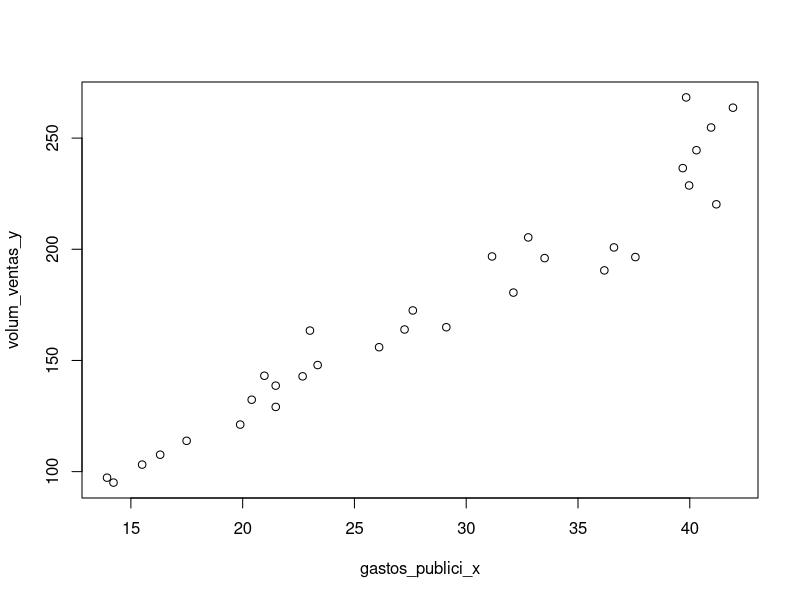
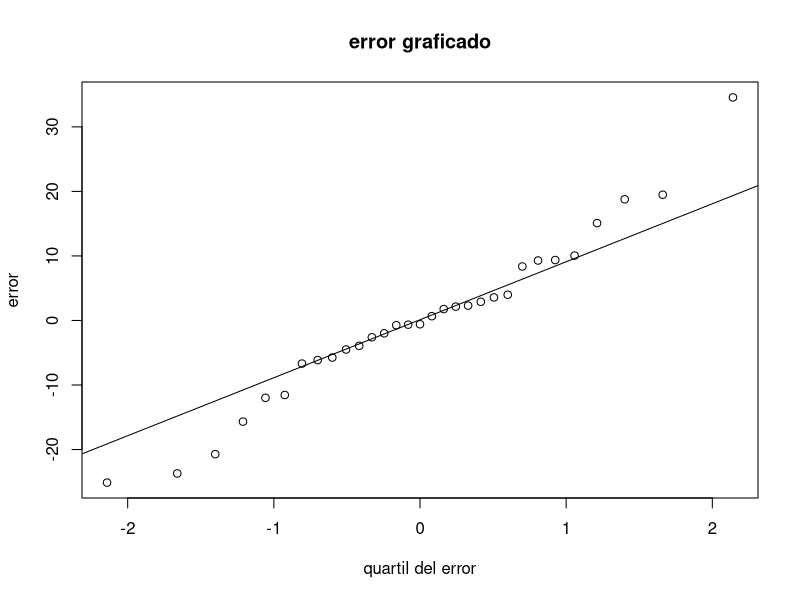
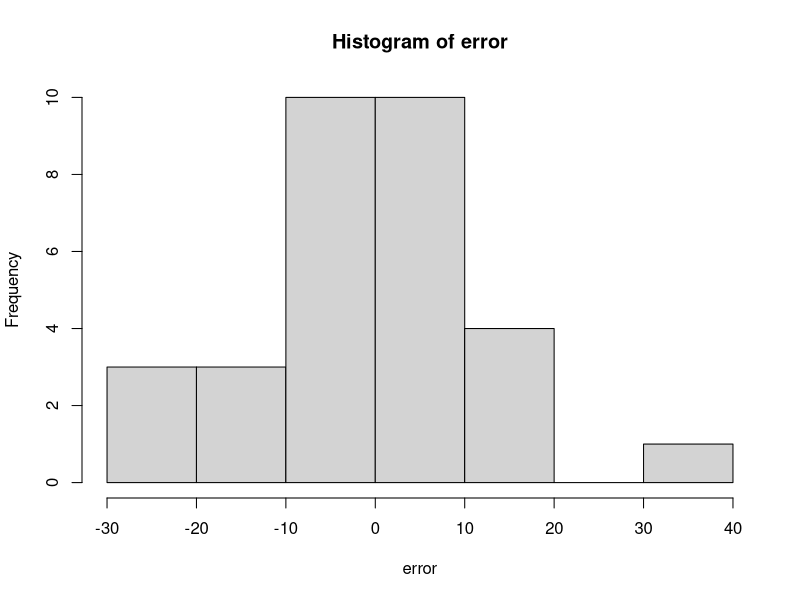
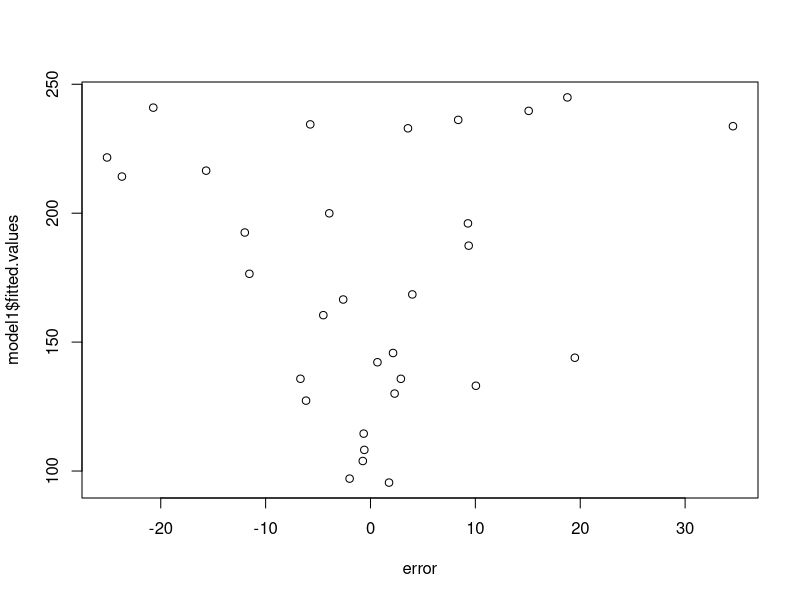
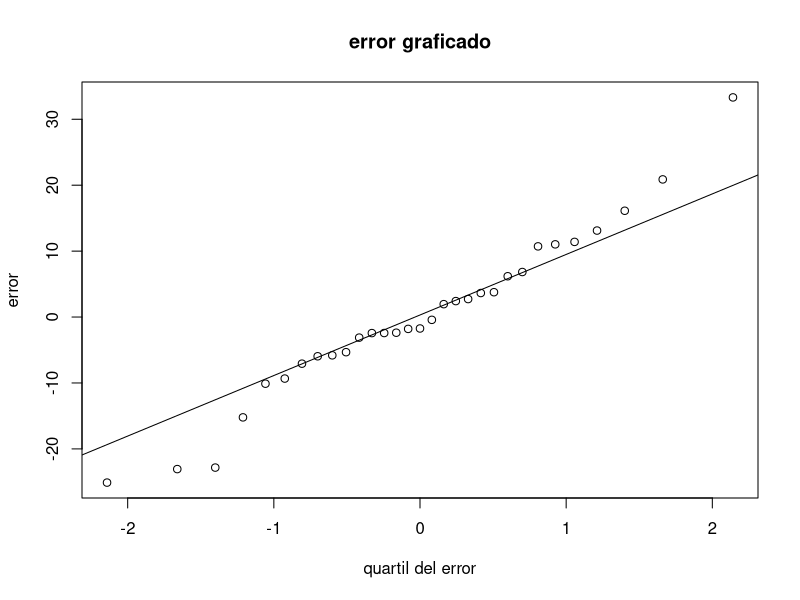
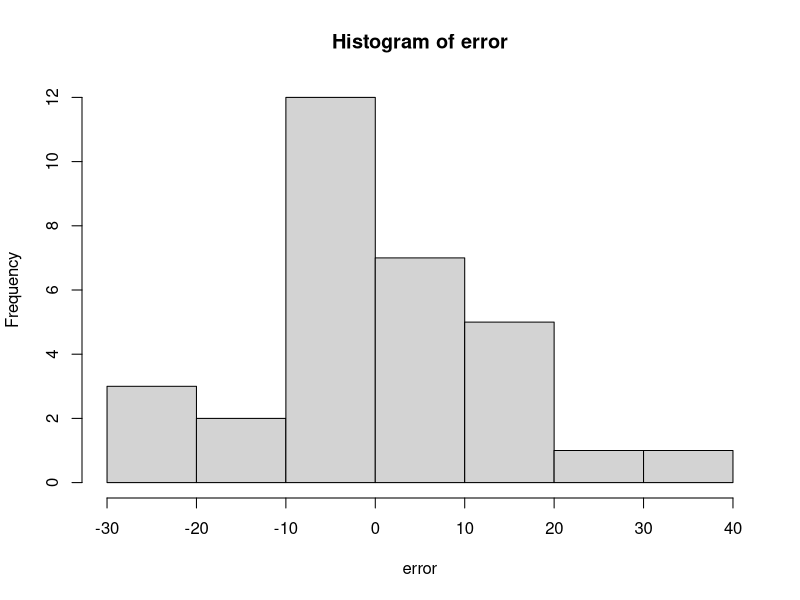
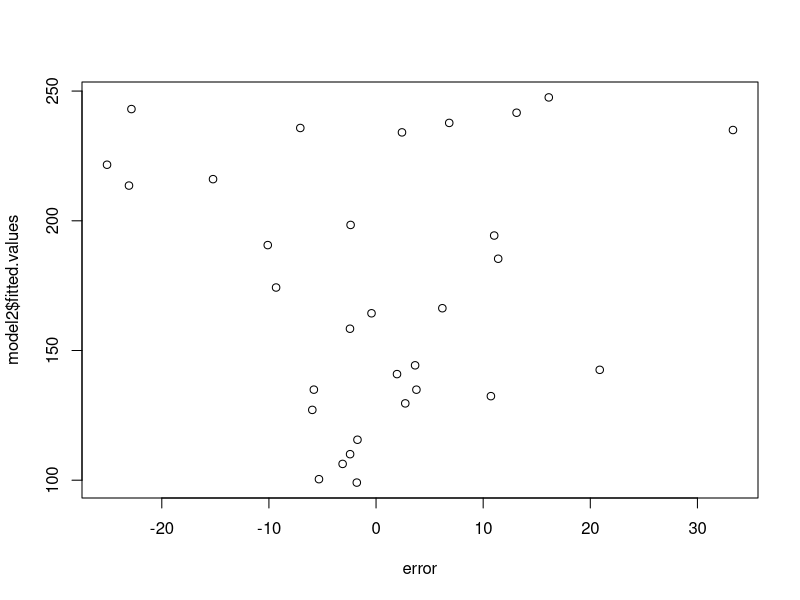
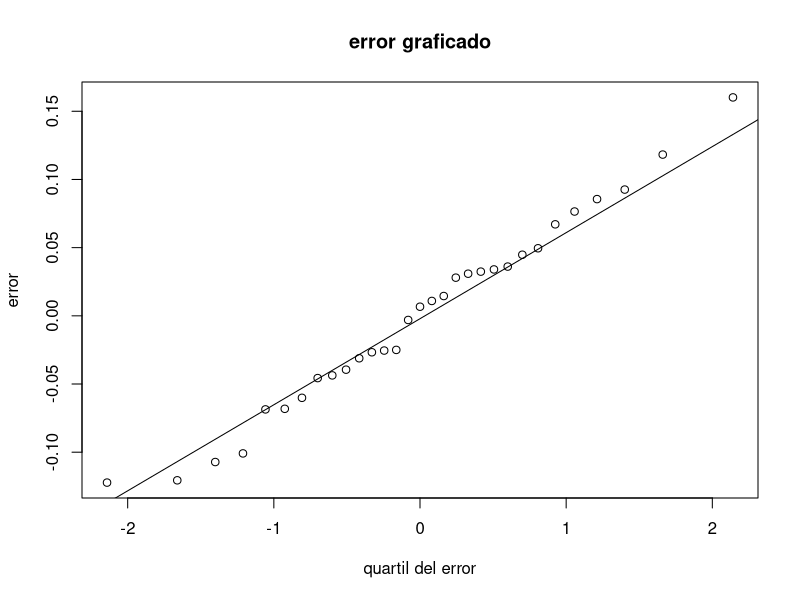

R code for these plots, in order:
## ---- chunk 1
media = 140
desviacion = 50
  
## ---- chunk 2
x = 200
z = (x-media)/desviacion
z
## ---- chunk 3
prob = 1- pnorm(z)
prob
## ---- chunk 4
x = 100
z = (x - media) / desviacion
prob = pnorm(z)
prob

## ---- chunk 5
x1 = 100
x2 = 200
z1 = (x1 - media) / desviacion
z2 = (x2 - media) / desviacion
z1
z2
prob1 = pnorm(z1)
prob1
prob2 = pnorm(z2)
prob2
prob_total = prob1-prob2
prob_total
## ---- chunk 6
x1 = 200
x2 = 250
z1 = (x1 - media) / desviacion
z2 = (x2 - media) / desviacion
z1
z2
prob1 = pnorm(z1)
prob1
prob2 = pnorm(z2)
prob2
prob_total = prob1-prob2
prob_total
## ---- chunk 7

n = 10000 
x_critico = 200
n_200surcos = (1-pnorm(x_critico, media, desviacion))*n
round(n_200surcos)

## ---- chunk 8
nivel_tcdd_plasma = c(2.5,3.1,2.1,3.5,3.1,1.8,6.0,3,36,4.7,6.9,3.3,4.6,1.6,7.2,1.8,20,2,2.5,4.1)
nivel_tcdd_tejido = c(4.9,5.9,4.4,6.9,7,4.2,10,5.5,41,4.4,7.0,2.9,4.6,1.4,7.7,1.1,11,2.5,2.3,2.5)
di = c(-2.4,-2.8,-2.3,-3.4,-3.9,-2.4,-4.0,-2.5,-5.0,0.3,-0.1,0.4,0,0.2,-0.5,0.7,9,-0.5,0.2,1.6)

datos = data.frame(nivel_tcdd_plasma,nivel_tcdd_tejido,di)
datos
## ---- chunk 9
nivel_confianza = 0.95
t.test(nivel_tcdd_plasma,nivel_tcdd_tejido, alternative = 'two.sided', conf.level = nivel_confianza)
## ---- chunk 10
gastos_publici_x = c(14.2226, 13.9336,15.5040,16.3105,17.4936,19.8906,21.4803,20.4046,21.4776,22.6821,20.9722,23.3538,26.1040,29.1101,27.2418,23.0096,27.6116,32.1111,36.1788,37.5671,33.5069,36.6088,31.1554,32.7752,41.1886,39.9715,39.6866,40.2991,40.9538,41.9323,39.8393)
volum_ventas_y = c(95.065,97.281,103.159,107.607,113.860,121.153,129.102,132.340,138.663,142.856,143.120,147.928,155.955,164.946,163.921,163.426,172.485,180.519,190.509,196.497,196.024,200.832,196.769,205.341,220.230,228.703,236.500,244.560,254.771,263.683,268.304)
data = data.frame(gastos_publici_x, volum_ventas_y)
## ---- chunk 11
plot(data)
## ---- chunk 12
# Modelo de regresión lineal simple
model1 = lm(volum_ventas_y ~ gastos_publici_x, data)
# Mostrar coeficientes y estadísticas del modelo
summary(model1)
## ---- chunk 13
datos = data.frame(gastos_publici_x, volum_ventas_y,model1$fitted.values,model1$residuals)
datos
## ---- chunk 14
error = datos$model1.residuals
qqnorm(error, main = 'error graficado', xlab = 'quartil del error',ylab = 'error')
qqline(error)
hist(error)

## ---- chunk 15
plot(error, model1$fitted.values) 
## ---- chunk 16
shapiro.test(error)
library(lmtest)
bptest(model1, studentize = FALSE)
## ---- chunk 17
dwtest(model1, alternative='two.sided')
## ---- chunk 18
model2 = lm(volum_ventas_y ~ gastos_publici_x + I(gastos_publici_x^2), data)
summary(model2)

## ---- chunk 19
datos = data.frame(gastos_publici_x, volum_ventas_y,model2$fitted.values,model2$residuals)
datos
## ---- chunk 20
error = datos$model2.residuals
qqnorm(error, main = 'error graficado', xlab = 'quartil del error',ylab = 'error')
qqline(error)
hist(error)
## ---- chunk 21
plot(error, model2$fitted.values) 
## ---- chunk 22
shapiro.test(error)
library(lmtest)
bptest(model2, studentize = FALSE)
## ---- chunk 23
dwtest(model2, alternative='two.sided')
## ---- chunk 24
model3 = lm(log(volum_ventas_y) ~ gastos_publici_x, data)
summary(model3)

## ---- chunk 25
datos = data.frame(gastos_publici_x, log(volum_ventas_y),model3$fitted.values,model3$residuals)
datos
## ---- chunk 26
error = datos$model3.residuals
qqnorm(error, main = 'error graficado', xlab = 'quartil del error',ylab = 'error')
qqline(error)
hist(error)
## ---- chunk 27
plot(error, model3$fitted.values) 
## ---- chunk 28
shapiro.test(error)
library(lmtest)
bptest(model3, studentize = FALSE)
## ---- chunk 29
dwtest(model3, alternative='two.sided')
## ---- chunk 30
# Comparación de modelos
AIC(model1, model2, model3)

## ---- chunk 31
library(ggplot2)
ggplot(datos, aes(x=gastos_publici_x, y=volum_ventas_y))+
  geom_point()+
  geom_smooth(method = 'lm', formula = y~x, se = FALSE, col= 'red' )+
  geom_smooth(method = 'lm', formula = y~x+I(x^2), se = FALSE, col= 'blue' )+
  geom_smooth(method = 'lm', formula = log(y)~x, se = FALSE, col= 'yellow' )+
  theme_light()
## ---- chunk 32
y = c(25.5,31.2,25.9,38.4,18.4,26.7,26.4,25.9,32.0,25.2,39.7,35.7,26.5)
x1 = c(1.74,6.32,6.22,10.52,1.19,1.22,4.10,6.32,4.08,4.15,10.15,1.72,1.70)
x2 = c(5.30,5.42,8.41,4.63,11.60,5.85,6.62,8.72,4.42,7.60,4.83,3.12,5.30)
x3 = c(10.80,9.40,7.20,8.50,9.40,9.90,8,9.10,8.70,9.20,9.40,7.60,8.20)
datos = data.frame(y,x1,x2,x3)
datos
## ---- chunk 33
plot(datos)
## ---- chunk 34
model = lm(y ~ x1 + x2 + x3, data = datos)
summary(model)
## ---- chunk 35
error = model$residuals
qqnorm(error, main = 'error graficado', xlab = 'quartil del error',ylab = 'error')
qqline(error)
hist(error)
shapiro.test(error)
dwtest(model, alternative='two.sided')
## ---- chunk 36
library(car)
vif(model) 
## ---- chunk 37
model2 = lm(y ~ x2 + x3, data = datos)
summary(model2)
## ---- chunk 38
error = model2$residuals
qqnorm(error, main = 'error graficado', xlab = 'quartil del error',ylab = 'error')
qqline(error)
hist(error)
shapiro.test(error)
dwtest(model2, alternative='two.sided')
## ---- chunk 39
r_x1 = cor(x1,y)
r_x1
r_x2 = cor(x2,y)
r_x2
r_x3 = cor(x3,y)
r_x3
## ---- chunk 40
model3 = lm(y ~ x1 + x3, data = datos)
summary(model3)
## ---- chunk 41
error = model3$residuals
qqnorm(error, main = 'error graficado', xlab = 'quartil del error',ylab = 'error')
qqline(error)
hist(error)
shapiro.test(error)
dwtest(model3, alternative='two.sided')
